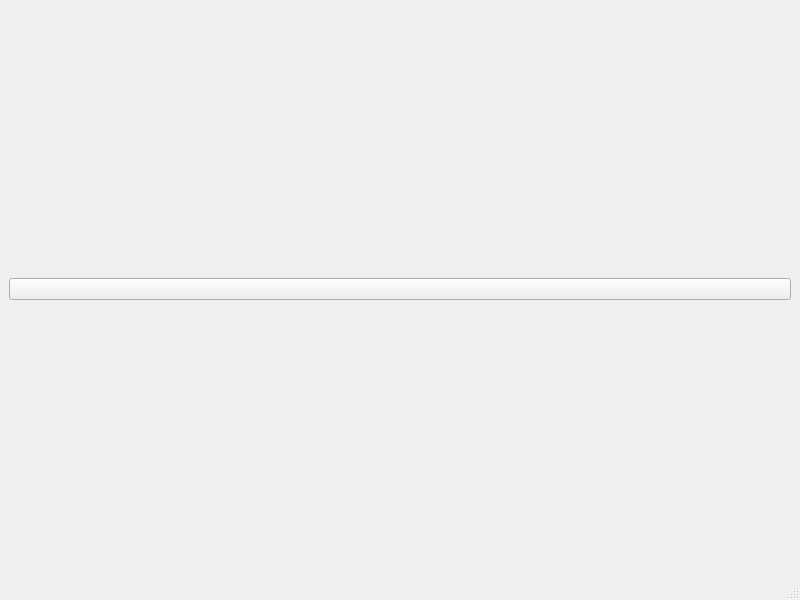
<?xml version="1.0" encoding="UTF-8"?>
<ui version="4.0">
 <class>MainWindow</class>
 <widget class="QMainWindow" name="MainWindow">
  <property name="geometry">
   <rect>
    <x>0</x>
    <y>0</y>
    <width>800</width>
    <height>600</height>
   </rect>
  </property>
  <property name="windowTitle">
   <string>MainWindow</string>
  </property>
  <widget class="QWidget" name="centralwidget">
   <layout class="QHBoxLayout" name="horizontalLayout">
    <item>
     <widget class="QPushButton" name="pushButton">
      <property name="text">
       <string/>
      </property>
     </widget>
    </item>
   </layout>
  </widget>
  <widget class="QMenuBar" name="menubar">
   <property name="geometry">
    <rect>
     <x>0</x>
     <y>0</y>
     <width>800</width>
     <height>21</height>
    </rect>
   </property>
  </widget>
  <widget class="QStatusBar" name="statusbar"/>
 </widget>
 <resources/>
 <connections/>
</ui>
